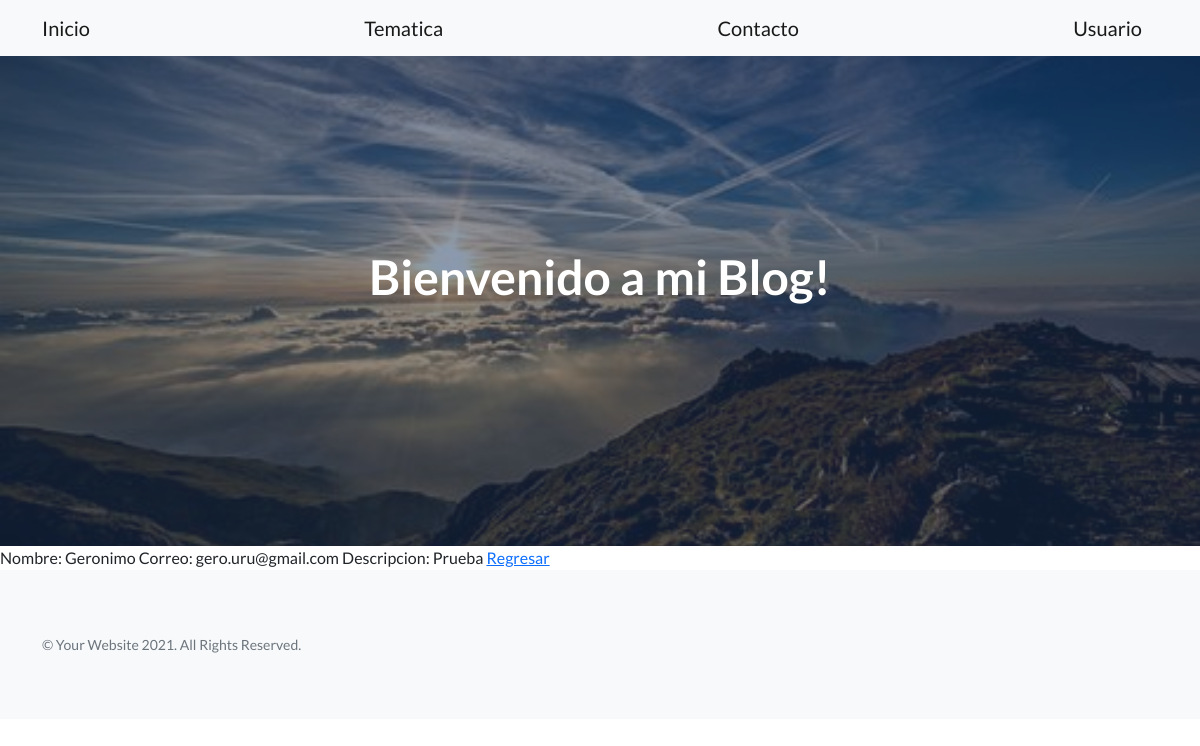
The app's page /AppFogliatti/contacto/detail/1, older data.
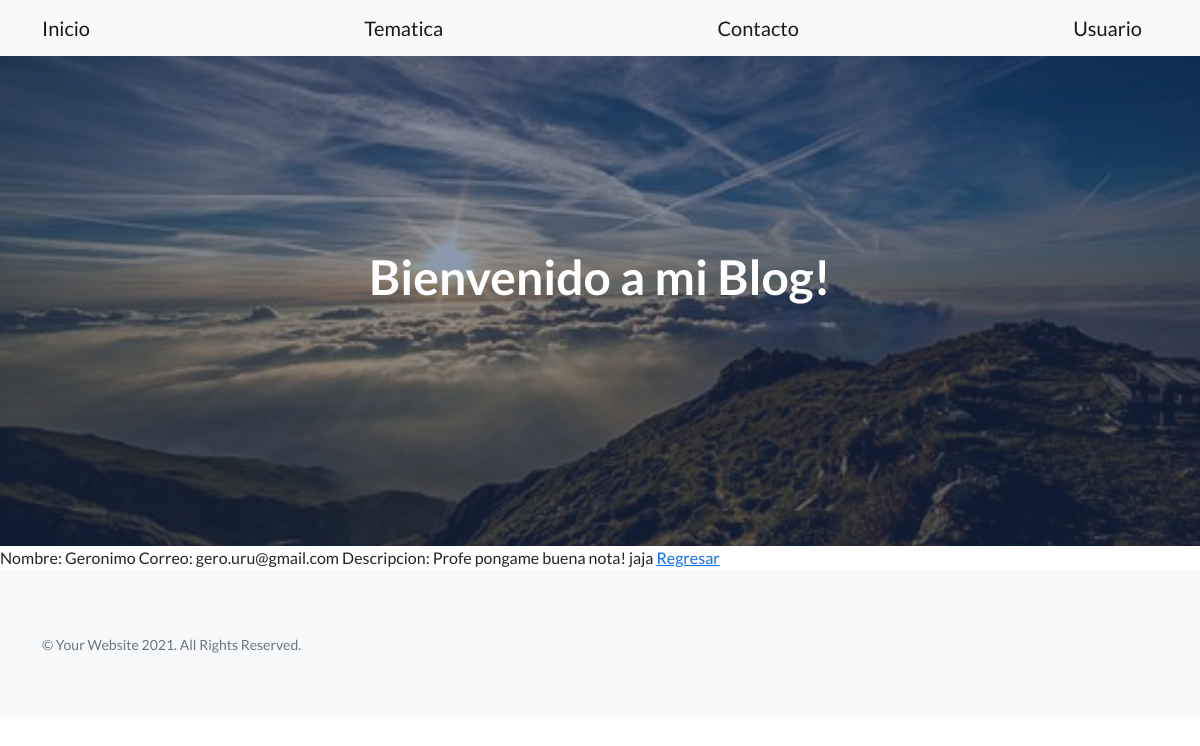
The same page, newer data.
### AppFogliatti/models.py (models this page shows)
class Contacto(models.Model):
    nombre=models.CharField(max_length=40)
    correo=models.CharField(max_length=50)
    descripcion=models.CharField(max_length=300)

### AppFogliatti/views.py (the view)
# urls.py: path('contacto/detail/<pk>', views.ContactoDetail.as_view(),name='DetailContacto'),
class ContactoDetail(DetailView):
    model = Contacto
    template_name = "AppFogliatti/contacto_detail.html"

### AppFogliatti/templates/AppFogliatti/contacto_detail.html
{% extends "AppFogliatti/padre.html" %}
{% load static %}
{% block contenidoQueCambia %}
Nombre: {{contacto.nombre}}
Correo: {{contacto.correo}}
Descripcion: {{contacto.descripcion}}
<a href="{%url 'ListContacto'%}">Regresar</a>
{% endblock %}

Row changes from the older to the newer data that the page shows:
changed Contacto "Geronimo": descripcion "Prueba" → "Profe pongame buena nota! jaja"
